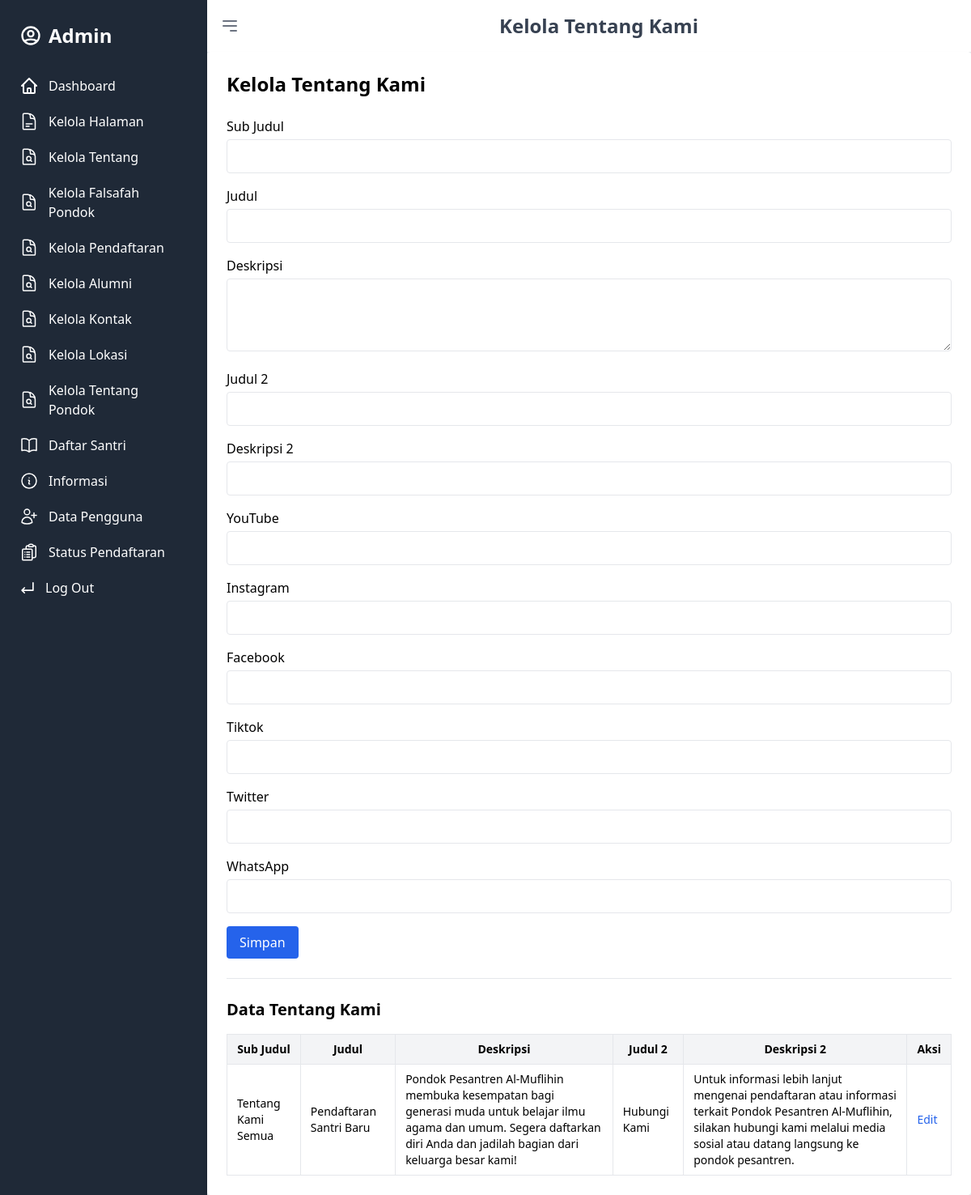
/admin/kelola_tentang_kami.php (signed in), run on the app's committed database.
### tables this page shows
CREATE TABLE `tentang_kami` (
  `id` int(11) NOT NULL,
  `sub_judul` varchar(255) DEFAULT NULL,
  `judul` varchar(255) DEFAULT NULL,
  `deskripsi` text DEFAULT NULL,
  `judul2` varchar(255) DEFAULT NULL,
  `deskripsi2` varchar(255) DEFAULT NULL,
  `kontak_youtube` varchar(255) DEFAULT NULL,
  `kontak_instagram` varchar(255) DEFAULT NULL,
  `kontak_twitter` varchar(255) DEFAULT NULL,
  `kontak_tiktok` varchar(255) DEFAULT NULL,
  `kontak_facebook` varchar(255) DEFAULT NULL,
  `kontak_wa` varchar(255) DEFAULT NULL
);

### admin/kelola_tentang_kami.php (the view, shortened to what this page needs)
<?php
include '../config.php';
include '../sidebar.php';
$editData = [];
$tabelData = $mysqli->query("SELECT * FROM tentang_kami ORDER BY id DESC");
?>
<!DOCTYPE html>
<html lang="id">
<head>
    <script src="https://cdn.tailwindcss.com"></script>
</head>
<body class="bg-gray-50 min-h-screen p-6">
    <section id="kelola_hero_section" class="bg-slate-100 w-full dark:bg-dark">
        <header class="bg-white shadow p-4 flex justify-between items-center">
            <button onclick="toggleSidebar()" class="text-gray-500 focus:outline-none">
                <svg class="w-6 h-6" fill="none" stroke="currentColor" viewBox="0 0 24 24"
                    xmlns="http://www.w3.org/2000/svg">
                    <path stroke-linecap="round" stroke-linejoin="round" stroke-width="2" d="M4 6h16M4 12h16m-7 6h7">
                    </path>
                </svg>
            </button>
            <h2 class="text-2xl font-bold text-gray-700">Kelola Tentang Kami</h2>
        </header>
        <div class="bg-white shadow-md rounded p-6 max-w-6xl mx-auto">
            <h1 class="text-2xl font-bold mb-6">Kelola Tentang Kami</h1>
            <form action="" method="post" class="space-y-4">
                <div>
                    <label class="block font-medium mb-1">Sub Judul</label>
                    <input type="text" name="sub_judul" value="<?= htmlspecialchars($editData['sub_judul'] ?? '') ?>"
                        class="w-full border rounded px-3 py-2" required>
                </div>
                <div>
                    <label class="block font-medium mb-1">Judul</label>
                    <input type="text" name="judul" value="<?= htmlspecialchars($editData['judul'] ?? '') ?>"
                        class="w-full border rounded px-3 py-2" required>
                </div>
                <div>
                    <label class="block font-medium mb-1">Deskripsi</label>
                    <textarea name="deskripsi" rows="3" required
                        class="w-full border rounded px-3 py-2"><?= htmlspecialchars($editData['deskripsi'] ?? '') ?></textarea>
                </div>
                <div>
                    <label class="block font-medium mb-1">Judul 2</label>
                    <input type="text" name="judul2" value="<?= htmlspecialchars($editData['judul2'] ?? '') ?>"
                        class="w-full border rounded px-3 py-2">
                </div>
                <div>
                    <label class="block font-medium mb-1">Deskripsi 2</label>
                    <input type="text" name="deskripsi2" value="<?= htmlspecialchars($editData['deskripsi2'] ?? '') ?>"
                        class="w-full border rounded px-3 py-2">
                </div>
                <div>
                    <label class="block font-medium mb-1">YouTube</label>
                    <input type="text" name="kontak_youtube"
                        value="<?= htmlspecialchars($editData['kontak_youtube'] ?? '') ?>"
                        class="w-full border rounded px-3 py-2">
                </div>
                <div>
                    <label class="block font-medium mb-1">Instagram</label>
                    <input type="text" name="kontak_instagram"
                        value="<?= htmlspecialchars($editData['kontak_instagram'] ?? '') ?>"
                        class="w-full border rounded px-3 py-2">
                </div>
                <div>
                    <label class="block font-medium mb-1">Facebook</label>
                    <input type="text" name="kontak_facebook"
                        value="<?= htmlspecialchars($editData['kontak_facebook'] ?? '') ?>"
                        class="w-full border rounded px-3 py-2">
                </div>
                <div>
                    <label class="block font-medium mb-1">Tiktok</label>
                    <input type="text" name="kontak_tiktok"
                        value="<?= htmlspecialchars($editData['kontak_tiktok'] ?? '') ?>"
                        class="w-full border rounded px-3 py-2">
                </div>
                <div>
                    <label class="block font-medium mb-1">Twitter</label>
                    <input type="text" name="kontak_twitter"
                        value="<?= htmlspecialchars($editData['kontak_twitter'] ?? '') ?>"
                        class="w-full border rounded px-3 py-2">
                </div>
                <div>
                    <label class="block font-medium mb-1">WhatsApp</label>
                    <input type="text" name="kontak_wa" value="<?= htmlspecialchars($editData['kontak_wa'] ?? '') ?>"
                        class="w-full border rounded px-3 py-2">
                </div>
                <button type="submit" class="bg-blue-600 hover:bg-blue-700 text-white px-4 py-2 rounded">Simpan</button>
            </form>
            <hr class="my-6">
            <h2 class="text-xl font-semibold mb-4">Data Tentang Kami</h2>
            <table class="w-full border text-sm">
                <thead>
                    <tr class="bg-gray-100">
                        <th class="border px-3 py-2">Sub Judul</th>
                        <th class="border px-3 py-2">Judul</th>
                        <th class="border px-3 py-2">Deskripsi</th>
                        <th class="border px-3 py-2">Judul 2</th>
                        <th class="border px-3 py-2">Deskripsi 2</th>
                        <th class="border px-3 py-2">Aksi</th>
                    </tr>
                </thead>
                <tbody>
                    <?php while ($row = $tabelData->fetch_assoc()): ?>
                        <tr>
                            <td class="border px-3 py-2"><?= htmlspecialchars($row['sub_judul']) ?></td>
                            <td class="border px-3 py-2"><?= htmlspecialchars($row['judul']) ?></td>
                            <td class="border px-3 py-2"><?= nl2br(htmlspecialchars($row['deskripsi'])) ?></td>
                            <td class="border px-3 py-2"><?= htmlspecialchars($row['judul2']) ?></td>
                            <td class="border px-3 py-2"><?= htmlspecialchars($row['deskripsi2']) ?></td>
                            <td class="border px-3 py-2">
                                <a href="?id=<?= $row['id'] ?>" class="text-blue-600 hover:underline">Edit</a>
                            </td>
                        </tr>
                    <?php endwhile; ?>
                </tbody>
            </table>
        </div>
    </section>
    <script src="https://cdn.tailwindcss.com"></script>
</body>
</html>

### data on the page
tentang_kami: sub_judul "Tentang Kami Semua", judul "Pendaftaran Santri Baru", deskripsi "Pondok Pesantren Al-Muflihin membuka kesempatan bagi generasi muda untuk belajar ilmu agama dan umum. Segera daftarkan diri Anda dan jadilah bagian dari keluarga besar kami!", judul2 "Hubungi Kami", deskripsi2 "Untuk informasi lebih lanjut mengenai pendaftaran atau informasi terkait Pondok Pesantren Al-Muflihin, silakan hubungi kami melalui media sosial atau datang langsung ke pondok pesantren."

### other printed values
$role "Admin"
